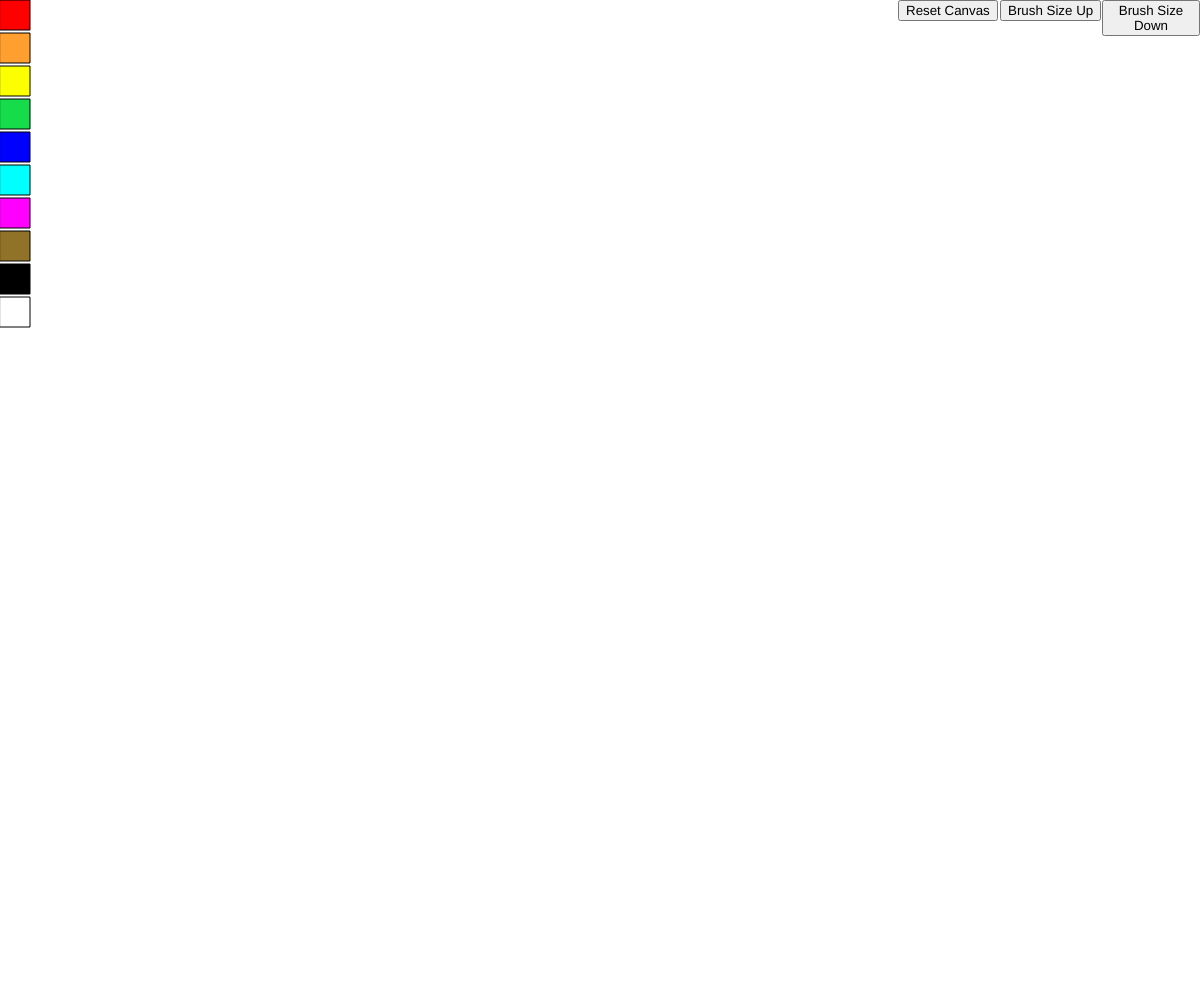
Frame 1 (no input)
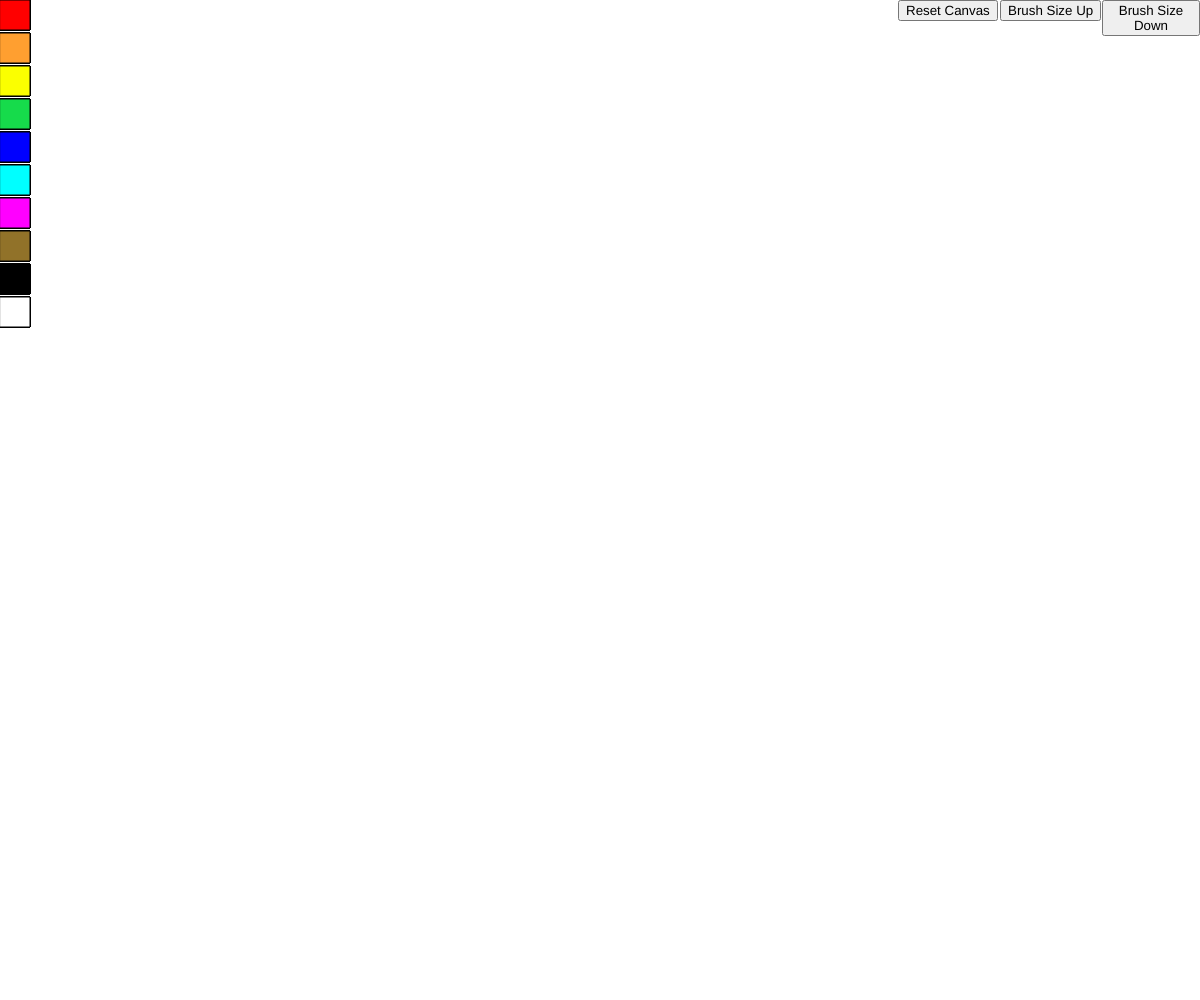
Frame 60 (no input)
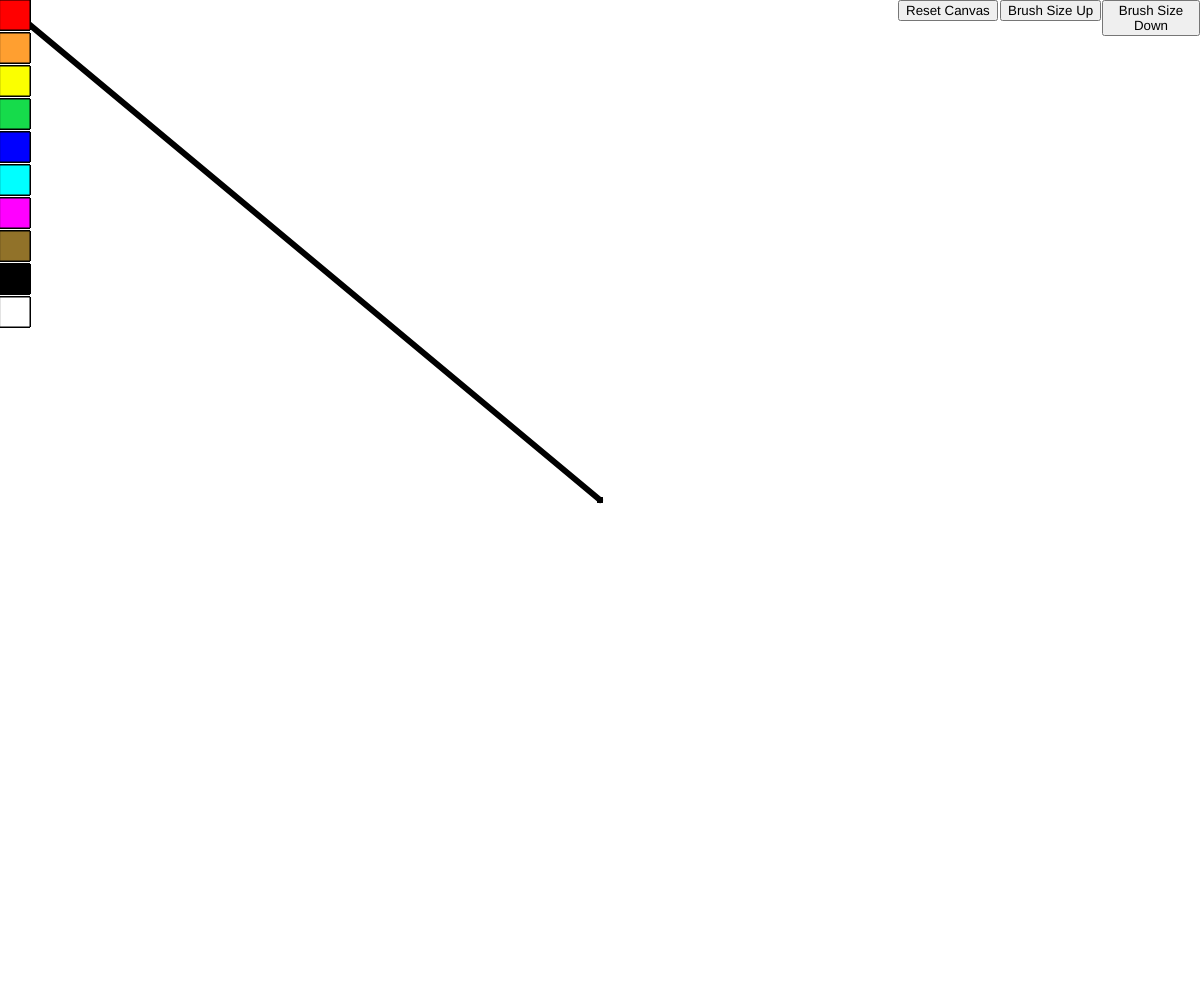
Frame 120 (the mouse pressed at the canvas centre since frame 60)

The p5.js sketch that drew these frames (run headless with seeded random() and noise() and a simulated clock; from frame 60 on, the mouse is pressed at the canvas centre):

// p5.js sketch
// ── sketch.js

let color = 0;
let y = 0;
let button;

let x = 6;
function setup() {
  createCanvas(windowWidth, windowHeight);
  button = createButton('Reset Canvas');
  button.position(windowHeight - 102, 0);
  button.mousePressed(resetSketch);

  button = createButton('Brush Size Up');
  button.position(windowHeight, 0);
  button.mousePressed(brushSizeUp);

  button = createButton('Brush Size Down');
  button.position(windowHeight + 102, 0);
  button.mousePressed(brushSizeDown);
  
}

function draw() {

  // Belwo is the color pallet that shows on the left han side of the screen.
  fill('red');
  rect(0 , y, 30, 30);
  
  fill(255, 159, 48);
  rect(0 , y + 33, 30,30);
  
  fill(251, 255, 0);
  rect(0 , y + 33 * 2, 30, 30);
  
  fill(22, 219, 75);
  rect(0 , y + 33 * 3, 30, 30);
  
  fill('blue');
  rect(0 , y + 33 * 4, 30, 30);
  
  fill('cyan');
  rect(0 , y + 33 * 5, 30, 30);
  
  fill('magenta');
  rect(0 , y + 33 * 6, 30, 30);
  
  fill(145, 114, 41);
  rect(0 , y + 33 * 7, 30, 30);
  
  fill('black');
  rect(0 , y + 33 * 8, 30, 30);
  
  fill('white');
  rect(0 , y + 33 * 9 ,30, 30);
  
  
    
  if(mouseIsPressed)
    {
      if(mouseX > 30) // makes it so that you cant paint under the color pallet 
        {
          mouseClicked();
          coloring();
        }
      else if (mouseY > 330) // makes it so that you can paint below the color pallet 
      {
        mouseClicked();
        coloring();
      } 
    }


}

  function mouseClicked(){
    push();             // the if, else of statmenst below change the color based on if the mouse is clciked at certain (x,y) cordinate based on the color box
    if(mouseX < 30)
      {
        if (mouseY > 0 && mouseY < 33)
          color = 'red';
        else if (mouseY > 33 && mouseY < 33 * 2)
        {
          color = [255, 159, 48];
        }
        else if (mouseY > 33 && mouseY < 33 * 3)
        {
          color = [251, 255, 0];
        }
        else if (mouseY > 33 && mouseY < 33 * 4)
        {
          color = [22, 219, 75];
        }
        else if (mouseY > 33 && mouseY < 33 * 5)
        {
          color = 'blue';
        }
        else if (mouseY > 33 && mouseY < 33 * 6)
        {
          color = 'cyan';
        }
        else if (mouseY > 33 && mouseY < 33 * 7)
        {
          color = 'magenta';
        }
        else if (mouseY > 33 && mouseY < 33 * 8)
        {
          color = [145, 114, 41];
        }
        else if (mouseY > 33 && mouseY < 33 * 9)
        {
          color = 'black';
        }
        else if (mouseY > 33 && mouseY < 33 * 10)
        {
          color = 'white';
        }
      }
      pop();
  }

// Funciton to make the line appear when the mouse is clicked
  function coloring(){
    push();
    
    strokeWeight(x);
    stroke(color);
    line(pmouseX, pmouseY, mouseX, mouseY);
    pop();
    
  }

  //function below clears the canvas 
  function resetSketch(){
    clear();
  }

  function brushSizeUp(){

    if(x < 10)

    x++;

  }

  function brushSizeDown() {
    if ( x > 1)
    {
      x--;
    }


  }
